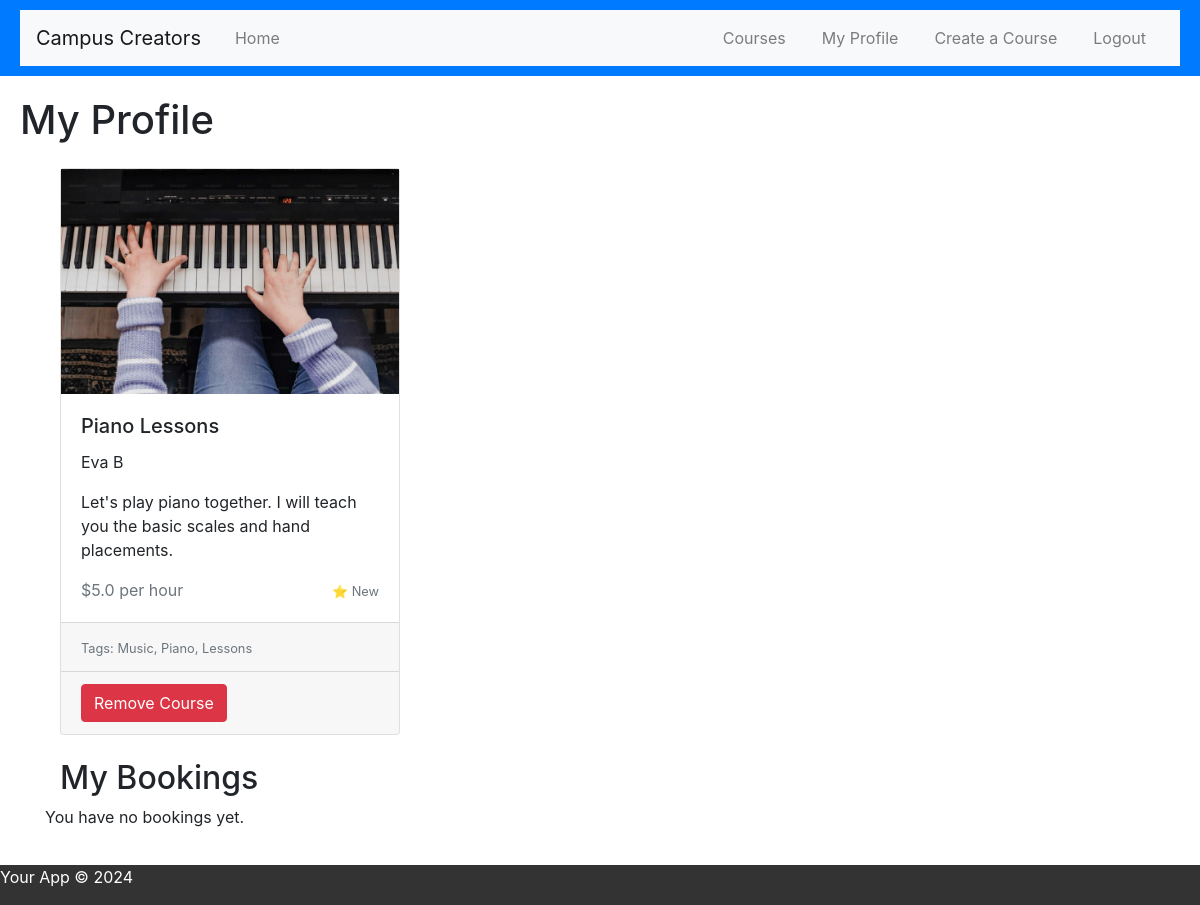
Screenshot of /my_profile (signed in) with the database file from the repository.
### app.py (models this page shows)
class Course(db.Model):
    id = db.Column(db.Integer, primary_key=True)
    title = db.Column(db.String(100), nullable=False)
    description = db.Column(db.Text, nullable=False)
    price_per_hour = db.Column(db.Float, nullable=False)
    image_url = db.Column(db.String(255))  # Assuming images are hosted elsewhere and accessed via URL
    category_tags = db.Column(db.String(255))  # Could be a comma-separated list or a relationship to another table
    rating = db.Column(db.Float)  # Average rating, possibly updated via a separate ratings model or table
    created_at = db.Column(db.DateTime, default=datetime.utcnow)
    user_id = db.Column(db.Integer, db.ForeignKey('user.id'), nullable=False)  # Linking a course to a user
    creator = relationship('User', backref='courses')  # Establishing a bidirectional relationship with the User model

class User(db.Model):
    id = db.Column(db.Integer, primary_key=True)
    username = db.Column(db.String(80), unique=True, nullable=False)
    password = db.Column(db.String(80), nullable=False)

### app.py (the view)
@app.route('/my_profile')
def my_profile():
    if 'user_id' not in session:
        return redirect(url_for('login'))
    user_id = session['user_id']
    user_courses = Course.query.filter_by(user_id=user_id).all()
    user_bookings = Booking.query.options(joinedload(Booking.course)).filter_by(user_id=user_id).all()
    return render_template('my_profile.html', courses=user_courses, bookings=user_bookings)

### templates/my_profile.html (shortened to what this page needs)
{% extends 'base.html' %}
{% block content %}
<h1>My Profile</h1>
<link rel="stylesheet" href="https://stackpath.bootstrapcdn.com/bootstrap/4.3.1/css/bootstrap.min.css">
<div class="container mt-4">
   <div class="container mt-4">
    <div class="row">
        {% for course in courses %}
        <div class="col-md-4 mb-4">
            <div class="card">
                <img src="{{ url_for('static', filename=course.image_url) }}" alt="{{ course.title }}">
                <div class="card-body">
                    <h5 class="card-title">{{ course.title }}</h5>
                    <p class="card-text">{{ course.creator.username }}</p>
                    <p class="card-text">{{ course.description }}</p>
                    <div class="d-flex justify-content-between align-items-center">
                        <span class="text-muted">${{ course.price_per_hour }} per hour</span>
                        <div>
                            <small class="text-muted">⭐️ {{ course.rating or 'New' }}</small>
                        </div>
                    </div>
                </div>
                <div class="card-footer">
                    <small class="text-muted">Tags: {{ course.category_tags }}</small>
                </div>
                <div class="card-footer mt-auto">
                    <form action="{{ url_for('delete_course', course_id=course.id) }}" method="POST">
                        <button type="submit" class="btn btn-danger">Remove Course</button>
                    </form>
                </div>
            </div>
        </div>
        {% else %}
        <p>You haven't created any courses yet.</p>
        {% endfor %}
    </div>
     <h2>My Bookings</h2>
    <div class="row">
        {% for booking in bookings %}
        <div class="col-md-4 mb-4">
            <div class="card">
                <img src="{{ url_for('static', filename=booking.course.image_url) }}" class="card-img-top" alt="{{ booking.course.title }}">
                <div class="card-body">
                    <h5 class="card-title">{{ booking.course.title }}</h5>
                    <p class="card-text">{{ booking.course.description }}</p>
                    <p class="text-muted">Booked for: {{ booking.booked_on.strftime('%Y-%m-%d %H:%M') }}</p>
                </div>
                <div class="card-footer">
                    <a href="{{ url_for('course_details', course_id=booking.course.id) }}" class="btn btn-primary">View Course</a>
                    <form action="{{ url_for('cancel_booking', booking_id=booking.id) }}" method="post" onsubmit="return confirm('Are you sure you want to cancel this booking?');">
                        <input type="hidden" name="course_id" value="{{ booking.course.id }}">
                        <br> <button type="submit" class="btn btn-danger">Cancel Booking</button>
                    </form>
                </div>
            </div>
        </div>
        {% else %}
        <p>You have no bookings yet.</p>
        {% endfor %}
    </div>
</div>
{% endblock %}

### static/css/style.css (style rules this page uses)
body { font-family: Arial, sans-serif; margin: 0; padding: 0; display: flex; flex-direction: column; min-height: 100vh; }
.card { display: flex; flex-direction: column; height: 100%; }
.card-body { flex: 1 0 auto; }
.card-footer { flex-shrink: 0; }
.row { display: flex; flex-wrap: wrap; }
.btn-danger { padding-top: 10px; }

### rows the page displays
Course: image_url (picture), title "Piano Lessons", creator.username "Eva B", description "Let's play piano together. I will teach you the basic scales and hand placements.", price_per_hour "5.0", rating "New", category_tags "Music, Piano, Lessons"
